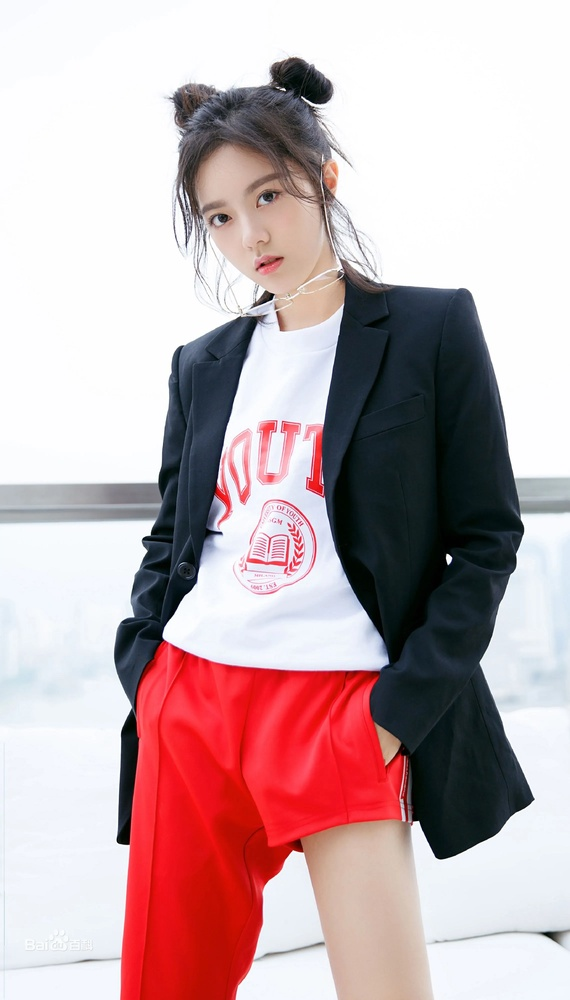
#> input picture SVD/maimai.jpg, 570 x 1000 px, shrunk from 2280 x 4000 before the run
$ jupyter execute SVD_image_compress.ipynb
#> lines starting #> are read from the running program, lines starting #| are printed output that depends on the picture
[cell 1]
import numpy as np
import matplotlib.pyplot as plt
import cv2

[cell 2]
fig_path = './maimai.jpg'
img = cv2.imread(fig_path)
#> img is the input picture: shape (1000, 570, 3); mean B, G, R 175.5, 172.2, 195.3
img = cv2.cvtColor(img, cv2.COLOR_RGB2GRAY)
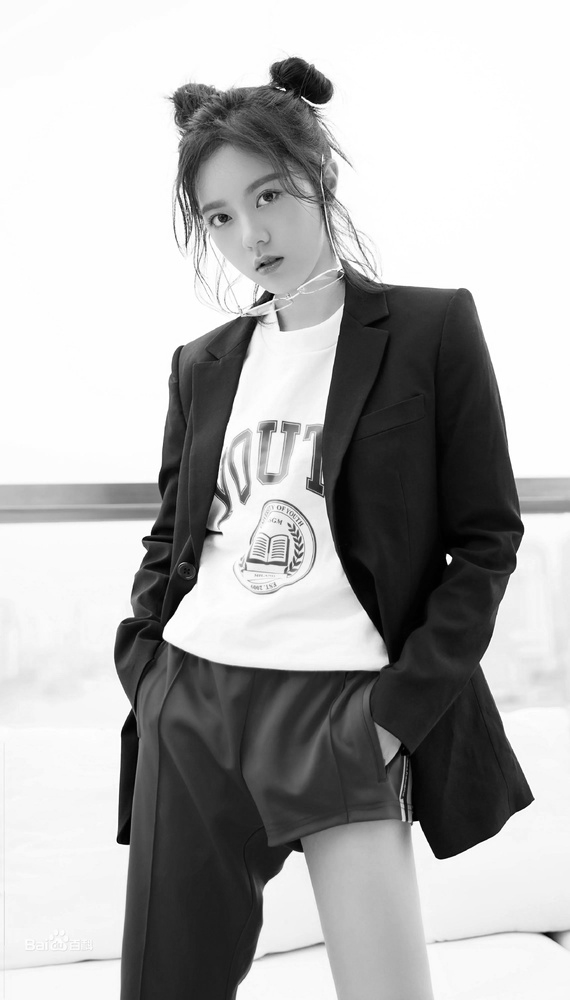
#> img: shape (1000, 570); min 0, max 255, mean 175.8
plt.figure(figsize = (10,10))
plt.title('original image')
plt.imshow(img, cmap = 'gray')
print(img.shape)
#| (1000, 570)

[cell 3]
u, s, vh = np.linalg.svd(img, full_matrices=True)
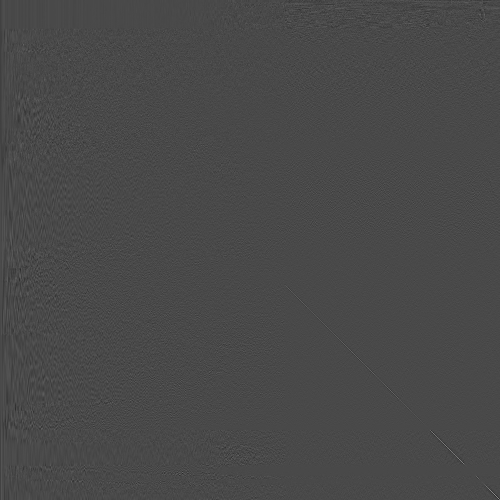
#> u: shape (1000, 1000) float64 (shown at 1/2 size); min -0.304, max 0.754, mean -2.19e-05; drawn with min black and max white
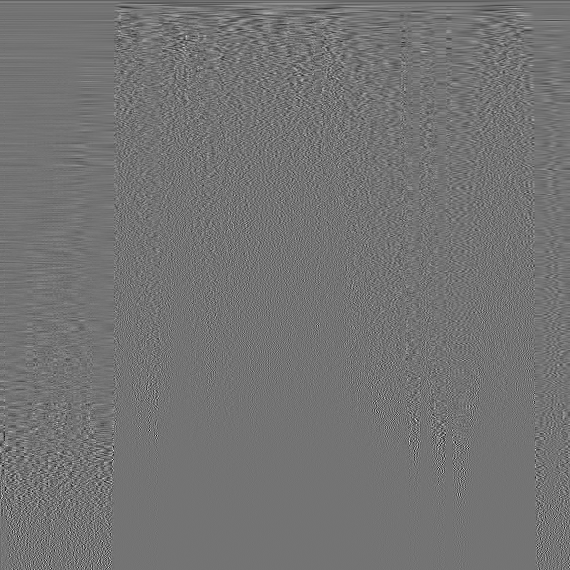
#> vh: shape (570, 570) float64; min -0.338, max 0.405, mean -8.57e-05; drawn with min black and max white
#> s = 570 values, max 140470.7 at index 0, min 1.82 at index 569, mean 808.6
print(u.shape, s.shape, vh.shape)
#| (1000, 1000) (570,) (570, 570)

[cell 4]
# 选取前k个奇异值对图像进行压缩
def imshow(u, s, vh, k):
#> called with s = array of shape (570,), k = 50
    new_image = u[:,:k] @ np.diag(s[:k]) @ vh[:k,:]
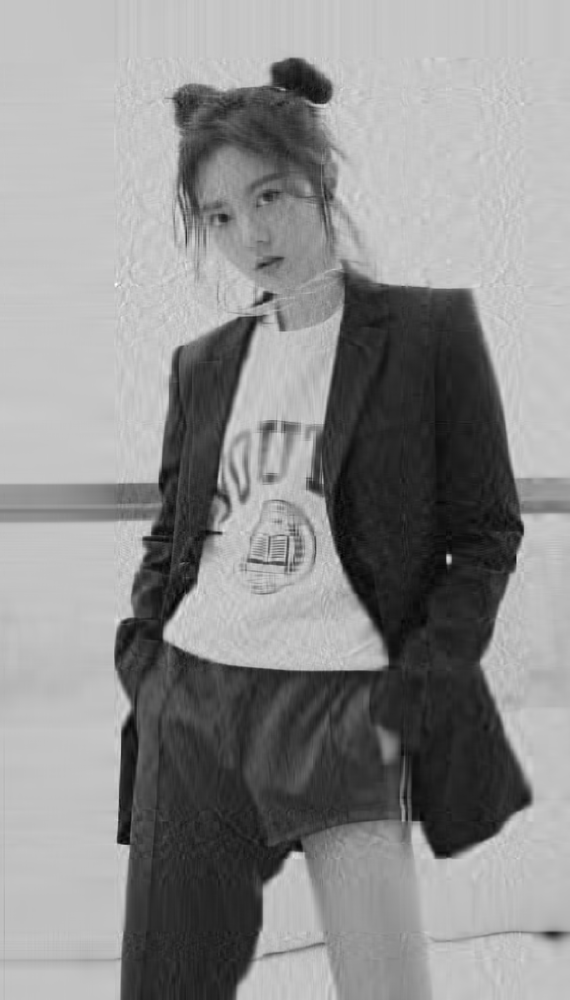
#> new_image: shape (1000, 570) float64; min -23.57, max 333.6, mean 175.8; drawn with min black and max white
    plt.figure(figsize = (10, 10))
    plt.title('using previous %d singular values to compress image.' % (k))
    plt.imshow(new_image, cmap = 'gray')

[cell 5]
imshow(u, s, vh, 50)
imshow(u, s, vh, 100)
#> call 2 of imshow, with s = array of shape (570,), k = 100
#> in imshow (call 2), `new_image = u[:,:k] @ np.diag(s[:k]) @ vh[:k,:]`:
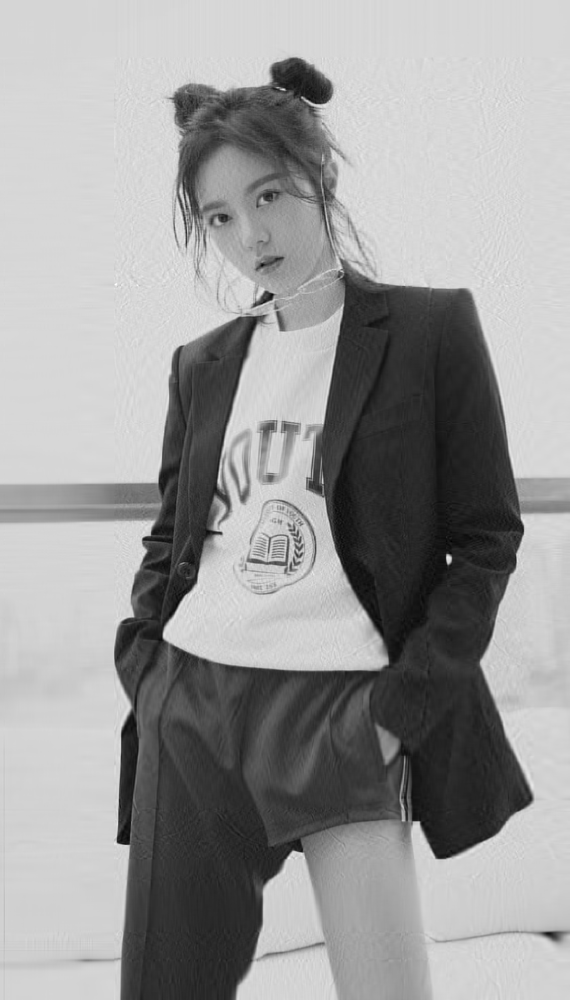
#> new_image: shape (1000, 570) float64; min -23.99, max 305.3, mean 175.8; drawn with min black and max white
imshow(u, s, vh, 200)
